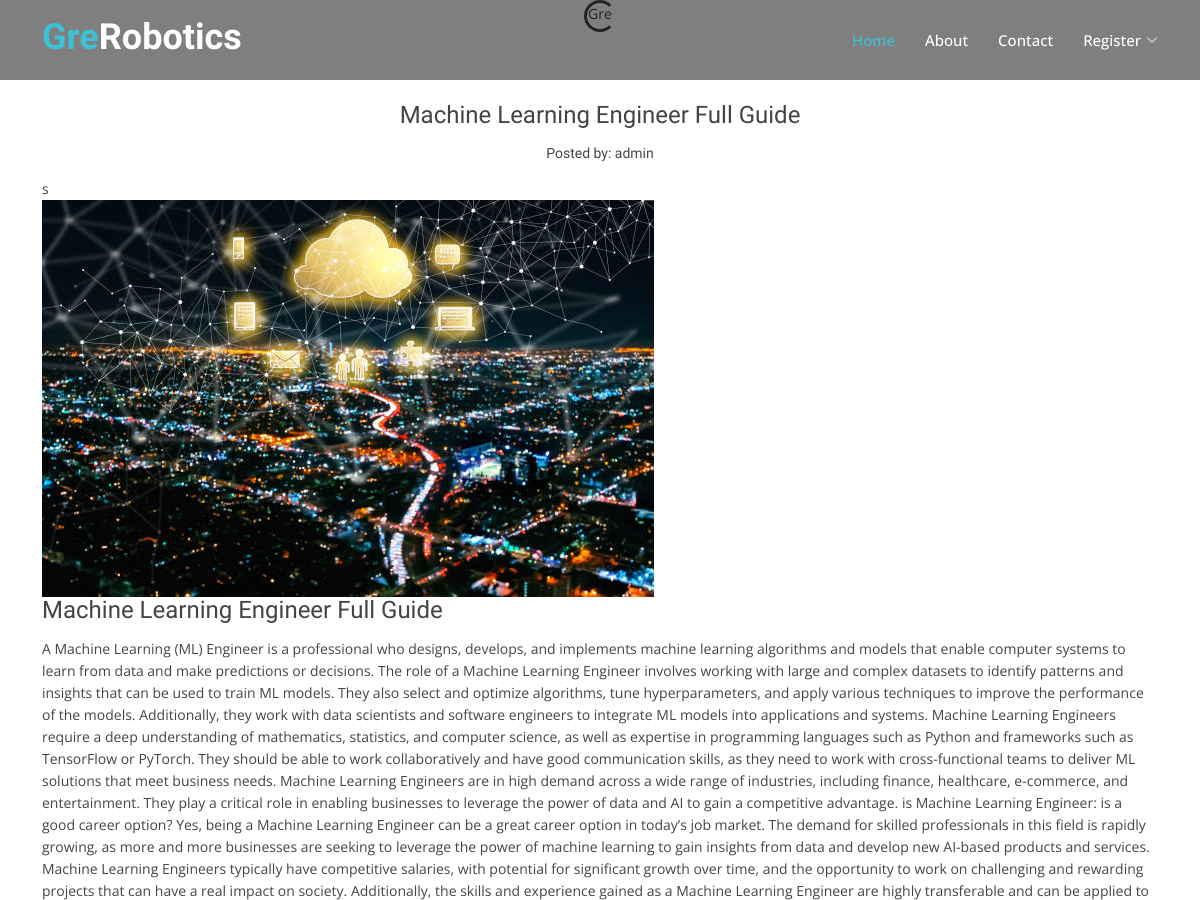
/article/5/ (upper part), run on an earlier commit of the app's database.
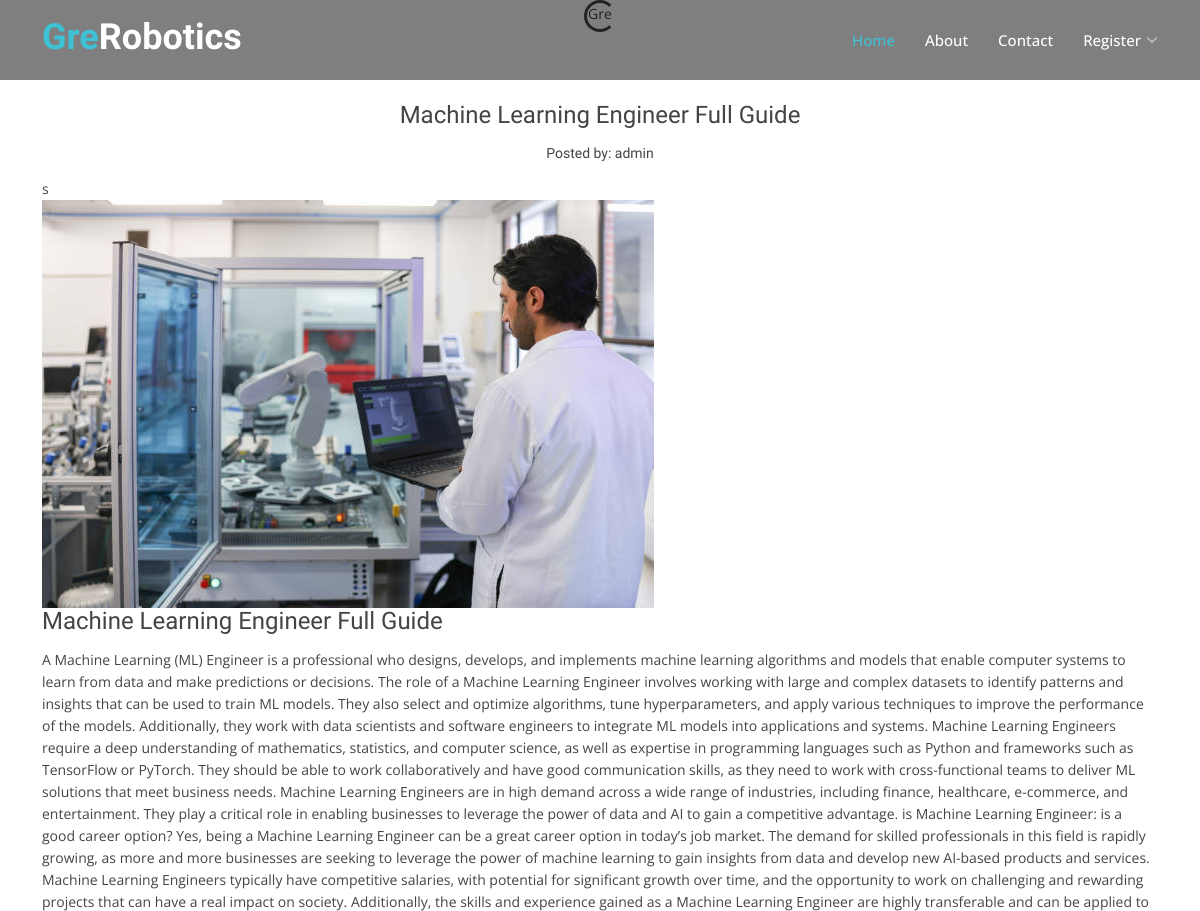
And on a later commit of the database.
### robotics/models.py (models this page shows, shortened)
class GreRoboticsModel (models.Model):
    title = models.CharField (max_length=500)
    content = models.TextField ()
    slug = models.SlugField (max_length=200)
    img = models.ImageField ( upload_to= 'image/')
    publish_date = models.DateTimeField (auto_now_add= True)
    author = models.ForeignKey(User, on_delete=models.CASCADE)
    category = models.CharField (max_length=255, default='coding')
    class Meta:
        ordering =['-publish_date']

### robotics/views.py (the view, shortened to what this page needs)
# urls.py: path('article/<int:pk>/', ArticleDetailView.as_view(), name='detail'),
class ArticleDetailView (DetailView):
    model = GreRoboticsModel
    template_name = 'robotics/detail.html'

### templates/robotics/detail.html (shortened to what this page needs)
{% extends 'base.html' %}
{% load static %}
{% block content %}
<div class="text-center">
  <div class="spinner-border" role="status">
    <span class="sr-only">Gre</span>
  </div>
</div>
<main id="main">
  <div id="blog" class="blog-area">
   <div class="blog-inner area-padding">
     <div class="container ">
       <div class="row">
         <div class="col-md-12 col-sm-12 col-xs-12">
           <div class="section-headline text-center">
             <h4>{{ object.title }}</h4>
             <h6> <small>Posted by: {{object.author}}</small></h6>
           </div>
         </div>
       </div>
            {% if object.img %}s
            <div class="single-blog-img"> <img src="{{ object.img.url }}" alt=""></div>
            {% endif %}
            <div class="blog-text">
              <h4>{{ object.title }}</a></h4>
              <p>{{ object.content|truncatechars:9000 }}</p>
            </div>
          </div>
        </div>
      </div>
  {% endblock %}

What changed in the data, as far as the page shows it:
changed GreRoboticsModel "Machine Learning Engineer Full Guide": img: a different picture
